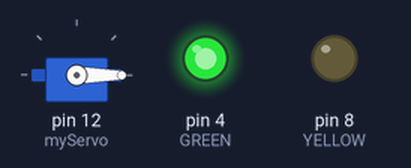
The sketch below on a simulated Arduino Uno, built with avr-gcc and run on an emulated ATmega328P. Parts: servo, output pins drawn as LEDs (lit = HIGH).

Above: at 0.05 s.
At 1.95 s:
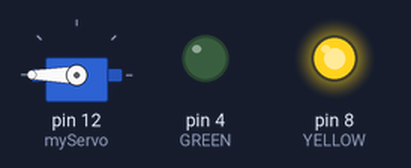
Timing chart, 0 to 4.6 s (numbered marks = the images above):
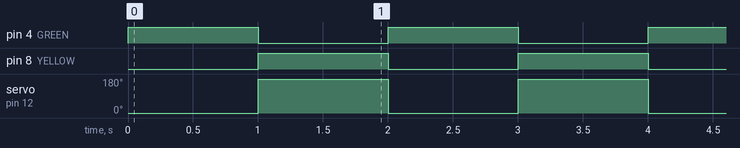

The sketch:

SERVO-MOTOR.ino
```cpp
#include <Servo.h>
int ServoPin = 12;

int GREEN = 4;
int YELLOW = 8;

Servo myServo;
void setup() {
  // put your setup code here, to run once:
 myServo.attach(12);
 pinMode (GREEN, OUTPUT);
 pinMode (YELLOW, OUTPUT);
}

void loop() {
  // put your main code here, to run repeatedly:
 myServo.write(0);
 digitalWrite(GREEN, HIGH);
 delay (1000);
 digitalWrite(GREEN, LOW);
 myServo.write(180);
 digitalWrite(YELLOW, HIGH);
 delay (1000);
 digitalWrite (YELLOW,LOW);

}
```

Measured:
- by itself, pin 4 (GREEN), pin 8 (YELLOW): alternates HIGH for 1.0 s and LOW for 1.0 s
- by itself, servo on pin 12 (myServo): alternates 180° for 1.0 s and 0° for 1.0 s
